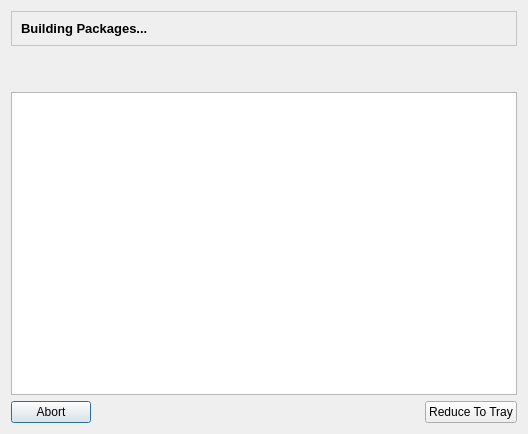
<ui version="4.0" >
 <class>buildingDialog</class>
 <widget class="QDialog" name="buildingDialog" >
  <property name="geometry" >
   <rect>
    <x>0</x>
    <y>0</y>
    <width>528</width>
    <height>434</height>
   </rect>
  </property>
  <property name="windowTitle" >
   <string>Shaman - Building Packages</string>
  </property>
  <property name="windowIcon" >
   <iconset resource="qtpacman.qrc" >:/Icons/icons/shaman/animation_source/anim06.png</iconset>
  </property>
  <layout class="QGridLayout" >
   <item row="0" column="0" >
    <layout class="QVBoxLayout" >
     <item>
      <widget class="QFrame" name="frame" >
       <property name="sizePolicy" >
        <sizepolicy vsizetype="Maximum" hsizetype="Minimum" >
         <horstretch>0</horstretch>
         <verstretch>0</verstretch>
        </sizepolicy>
       </property>
       <property name="palette" >
        <palette>
         <active>
          <colorrole role="WindowText" >
           <brush brushstyle="SolidPattern" >
            <color alpha="255" >
             <red>0</red>
             <green>0</green>
             <blue>0</blue>
            </color>
           </brush>
          </colorrole>
          <colorrole role="Button" >
           <brush brushstyle="SolidPattern" >
            <color alpha="255" >
             <red>255</red>
             <green>255</green>
             <blue>255</blue>
            </color>
           </brush>
          </colorrole>
          <colorrole role="Light" >
           <brush brushstyle="SolidPattern" >
            <color alpha="255" >
             <red>255</red>
             <green>255</green>
             <blue>255</blue>
            </color>
           </brush>
          </colorrole>
          <colorrole role="Midlight" >
           <brush brushstyle="SolidPattern" >
            <color alpha="255" >
             <red>255</red>
             <green>255</green>
             <blue>255</blue>
            </color>
           </brush>
          </colorrole>
          <colorrole role="Dark" >
           <brush brushstyle="SolidPattern" >
            <color alpha="255" >
             <red>127</red>
             <green>127</green>
             <blue>127</blue>
            </color>
           </brush>
          </colorrole>
          <colorrole role="Mid" >
           <brush brushstyle="SolidPattern" >
            <color alpha="255" >
             <red>170</red>
             <green>170</green>
             <blue>170</blue>
            </color>
           </brush>
          </colorrole>
          <colorrole role="Text" >
           <brush brushstyle="SolidPattern" >
            <color alpha="255" >
             <red>0</red>
             <green>0</green>
             <blue>0</blue>
            </color>
           </brush>
          </colorrole>
          <colorrole role="BrightText" >
           <brush brushstyle="SolidPattern" >
            <color alpha="255" >
             <red>255</red>
             <green>255</green>
             <blue>255</blue>
            </color>
           </brush>
          </colorrole>
          <colorrole role="ButtonText" >
           <brush brushstyle="SolidPattern" >
            <color alpha="255" >
             <red>0</red>
             <green>0</green>
             <blue>0</blue>
            </color>
           </brush>
          </colorrole>
          <colorrole role="Base" >
           <brush brushstyle="SolidPattern" >
            <color alpha="255" >
             <red>255</red>
             <green>255</green>
             <blue>255</blue>
            </color>
           </brush>
          </colorrole>
          <colorrole role="Window" >
           <brush brushstyle="SolidPattern" >
            <color alpha="255" >
             <red>255</red>
             <green>255</green>
             <blue>255</blue>
            </color>
           </brush>
          </colorrole>
          <colorrole role="Shadow" >
           <brush brushstyle="SolidPattern" >
            <color alpha="255" >
             <red>0</red>
             <green>0</green>
             <blue>0</blue>
            </color>
           </brush>
          </colorrole>
          <colorrole role="AlternateBase" >
           <brush brushstyle="SolidPattern" >
            <color alpha="255" >
             <red>255</red>
             <green>255</green>
             <blue>255</blue>
            </color>
           </brush>
          </colorrole>
         </active>
         <inactive>
          <colorrole role="WindowText" >
           <brush brushstyle="SolidPattern" >
            <color alpha="255" >
             <red>0</red>
             <green>0</green>
             <blue>0</blue>
            </color>
           </brush>
          </colorrole>
          <colorrole role="Button" >
           <brush brushstyle="SolidPattern" >
            <color alpha="255" >
             <red>255</red>
             <green>255</green>
             <blue>255</blue>
            </color>
           </brush>
          </colorrole>
          <colorrole role="Light" >
           <brush brushstyle="SolidPattern" >
            <color alpha="255" >
             <red>255</red>
             <green>255</green>
             <blue>255</blue>
            </color>
           </brush>
          </colorrole>
          <colorrole role="Midlight" >
           <brush brushstyle="SolidPattern" >
            <color alpha="255" >
             <red>255</red>
             <green>255</green>
             <blue>255</blue>
            </color>
           </brush>
          </colorrole>
          <colorrole role="Dark" >
           <brush brushstyle="SolidPattern" >
            <color alpha="255" >
             <red>127</red>
             <green>127</green>
             <blue>127</blue>
            </color>
           </brush>
          </colorrole>
          <colorrole role="Mid" >
           <brush brushstyle="SolidPattern" >
            <color alpha="255" >
             <red>170</red>
             <green>170</green>
             <blue>170</blue>
            </color>
           </brush>
          </colorrole>
          <colorrole role="Text" >
           <brush brushstyle="SolidPattern" >
            <color alpha="255" >
             <red>0</red>
             <green>0</green>
             <blue>0</blue>
            </color>
           </brush>
          </colorrole>
          <colorrole role="BrightText" >
           <brush brushstyle="SolidPattern" >
            <color alpha="255" >
             <red>255</red>
             <green>255</green>
             <blue>255</blue>
            </color>
           </brush>
          </colorrole>
          <colorrole role="ButtonText" >
           <brush brushstyle="SolidPattern" >
            <color alpha="255" >
             <red>0</red>
             <green>0</green>
             <blue>0</blue>
            </color>
           </brush>
          </colorrole>
          <colorrole role="Base" >
           <brush brushstyle="SolidPattern" >
            <color alpha="255" >
             <red>255</red>
             <green>255</green>
             <blue>255</blue>
            </color>
           </brush>
          </colorrole>
          <colorrole role="Window" >
           <brush brushstyle="SolidPattern" >
            <color alpha="255" >
             <red>255</red>
             <green>255</green>
             <blue>255</blue>
            </color>
           </brush>
          </colorrole>
          <colorrole role="Shadow" >
           <brush brushstyle="SolidPattern" >
            <color alpha="255" >
             <red>0</red>
             <green>0</green>
             <blue>0</blue>
            </color>
           </brush>
          </colorrole>
          <colorrole role="AlternateBase" >
           <brush brushstyle="SolidPattern" >
            <color alpha="255" >
             <red>255</red>
             <green>255</green>
             <blue>255</blue>
            </color>
           </brush>
          </colorrole>
         </inactive>
         <disabled>
          <colorrole role="WindowText" >
           <brush brushstyle="SolidPattern" >
            <color alpha="255" >
             <red>127</red>
             <green>127</green>
             <blue>127</blue>
            </color>
           </brush>
          </colorrole>
          <colorrole role="Button" >
           <brush brushstyle="SolidPattern" >
            <color alpha="255" >
             <red>255</red>
             <green>255</green>
             <blue>255</blue>
            </color>
           </brush>
          </colorrole>
          <colorrole role="Light" >
           <brush brushstyle="SolidPattern" >
            <color alpha="255" >
             <red>255</red>
             <green>255</green>
             <blue>255</blue>
            </color>
           </brush>
          </colorrole>
          <colorrole role="Midlight" >
           <brush brushstyle="SolidPattern" >
            <color alpha="255" >
             <red>255</red>
             <green>255</green>
             <blue>255</blue>
            </color>
           </brush>
          </colorrole>
          <colorrole role="Dark" >
           <brush brushstyle="SolidPattern" >
            <color alpha="255" >
             <red>127</red>
             <green>127</green>
             <blue>127</blue>
            </color>
           </brush>
          </colorrole>
          <colorrole role="Mid" >
           <brush brushstyle="SolidPattern" >
            <color alpha="255" >
             <red>170</red>
             <green>170</green>
             <blue>170</blue>
            </color>
           </brush>
          </colorrole>
          <colorrole role="Text" >
           <brush brushstyle="SolidPattern" >
            <color alpha="255" >
             <red>127</red>
             <green>127</green>
             <blue>127</blue>
            </color>
           </brush>
          </colorrole>
          <colorrole role="BrightText" >
           <brush brushstyle="SolidPattern" >
            <color alpha="255" >
             <red>255</red>
             <green>255</green>
             <blue>255</blue>
            </color>
           </brush>
          </colorrole>
          <colorrole role="ButtonText" >
           <brush brushstyle="SolidPattern" >
            <color alpha="255" >
             <red>127</red>
             <green>127</green>
             <blue>127</blue>
            </color>
           </brush>
          </colorrole>
          <colorrole role="Base" >
           <brush brushstyle="SolidPattern" >
            <color alpha="255" >
             <red>255</red>
             <green>255</green>
             <blue>255</blue>
            </color>
           </brush>
          </colorrole>
          <colorrole role="Window" >
           <brush brushstyle="SolidPattern" >
            <color alpha="255" >
             <red>255</red>
             <green>255</green>
             <blue>255</blue>
            </color>
           </brush>
          </colorrole>
          <colorrole role="Shadow" >
           <brush brushstyle="SolidPattern" >
            <color alpha="255" >
             <red>0</red>
             <green>0</green>
             <blue>0</blue>
            </color>
           </brush>
          </colorrole>
          <colorrole role="AlternateBase" >
           <brush brushstyle="SolidPattern" >
            <color alpha="255" >
             <red>255</red>
             <green>255</green>
             <blue>255</blue>
            </color>
           </brush>
          </colorrole>
         </disabled>
        </palette>
       </property>
       <property name="autoFillBackground" >
        <bool>false</bool>
       </property>
       <property name="frameShape" >
        <enum>QFrame::StyledPanel</enum>
       </property>
       <property name="frameShadow" >
        <enum>QFrame::Sunken</enum>
       </property>
       <layout class="QGridLayout" >
        <item row="0" column="0" >
         <widget class="QLabel" name="label_9" >
          <property name="text" >
           <string>&lt;html>&lt;head>&lt;meta name="qrichtext" content="1" />&lt;style type="text/css">
p, li { white-space: pre-wrap; }
&lt;/style>&lt;/head>&lt;body style=" font-family:'Liberation Sans'; font-size:10pt; font-weight:400; font-style:normal;">
&lt;p style=" margin-top:0px; margin-bottom:0px; margin-left:0px; margin-right:0px; -qt-block-indent:0; text-indent:0px;">&lt;span style=" font-weight:600;">Building Packages...&lt;/span>&lt;/p>&lt;/body>&lt;/html></string>
          </property>
         </widget>
        </item>
        <item row="0" column="1" >
         <widget class="QLabel" name="label_10" >
          <property name="sizePolicy" >
           <sizepolicy vsizetype="Maximum" hsizetype="Maximum" >
            <horstretch>0</horstretch>
            <verstretch>0</verstretch>
           </sizepolicy>
          </property>
          <property name="text" >
           <string/>
          </property>
          <property name="textFormat" >
           <enum>Qt::AutoText</enum>
          </property>
          <property name="pixmap" >
           <pixmap resource="qtpacman.qrc" >:/Icons/icons/applications-development.png</pixmap>
          </property>
          <property name="scaledContents" >
           <bool>true</bool>
          </property>
         </widget>
        </item>
       </layout>
      </widget>
     </item>
     <item>
      <widget class="QLabel" name="processingLabel" >
       <property name="text" >
        <string/>
       </property>
       <property name="alignment" >
        <set>Qt::AlignCenter</set>
       </property>
      </widget>
     </item>
     <item>
      <widget class="QLabel" name="buildingLabel" >
       <property name="text" >
        <string/>
       </property>
       <property name="alignment" >
        <set>Qt::AlignCenter</set>
       </property>
      </widget>
     </item>
     <item>
      <widget class="QTextEdit" name="progressEdit" >
       <property name="readOnly" >
        <bool>true</bool>
       </property>
      </widget>
     </item>
     <item>
      <layout class="QHBoxLayout" >
       <item>
        <widget class="QPushButton" name="abortButton" >
         <property name="text" >
          <string>Abort</string>
         </property>
         <property name="icon" >
          <iconset resource="qtpacman.qrc" >:/Icons/icons/dialog-cancel.png</iconset>
         </property>
        </widget>
       </item>
       <item>
        <spacer>
         <property name="orientation" >
          <enum>Qt::Horizontal</enum>
         </property>
         <property name="sizeHint" >
          <size>
           <width>211</width>
           <height>20</height>
          </size>
         </property>
        </spacer>
       </item>
       <item>
        <widget class="QPushButton" name="reduceButton" >
         <property name="text" >
          <string>Reduce To Tray</string>
         </property>
         <property name="icon" >
          <iconset resource="qtpacman.qrc" >:/Icons/icons/user-invisible.png</iconset>
         </property>
        </widget>
       </item>
      </layout>
     </item>
    </layout>
   </item>
  </layout>
 </widget>
 <resources>
  <include location="qtpacman.qrc" />
 </resources>
 <connections/>
</ui>
